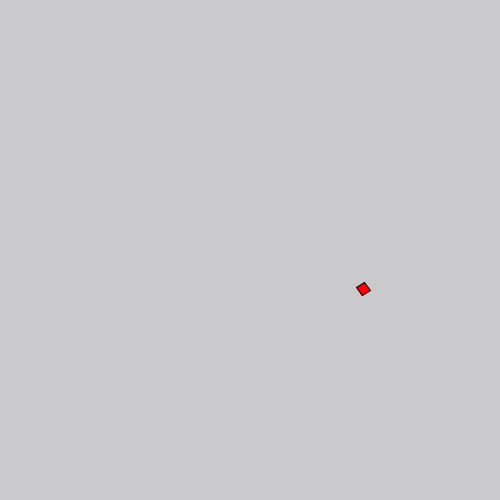
Frame 1 (no input)
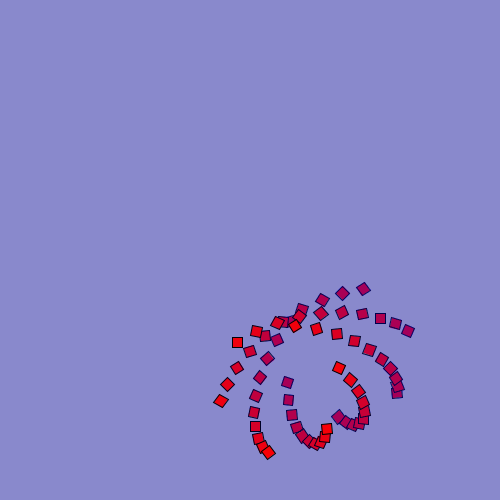
Frame 60 (the mouse pressed at the canvas centre just before this capture)
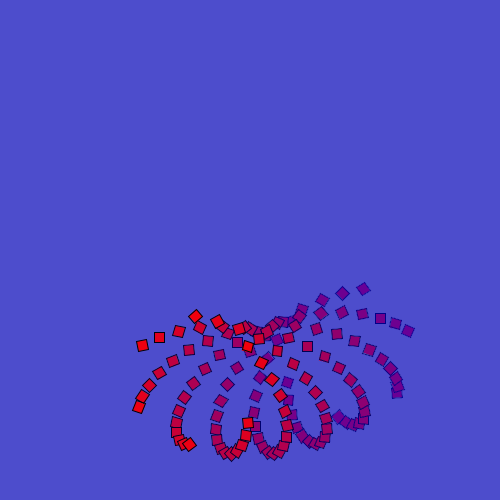
Frame 120 (the mouse held since frame 60 and released just before this capture)

The Processing sketch that drew these frames (run headless with seeded random() and noise(); from frame 60 on, the mouse is pressed at the canvas centre):

// Processing sketch: Star
// ── Star.pde
float x,c,z=0.1;

void setup(){
 size(500,500);}

void draw(){
  fill(c,0,255-c,2);
  square(-1,-1,510);
  fill(255-c,0,c);
  x+=.01;c+=z;
  translate(250,250);
  rotate(x);
  translate(100,100);
  rotate(x*100);
  translate(-50,-50);
  rect(0,0,10,10);
  if(c>=255||c<0){z*=-1;}}
